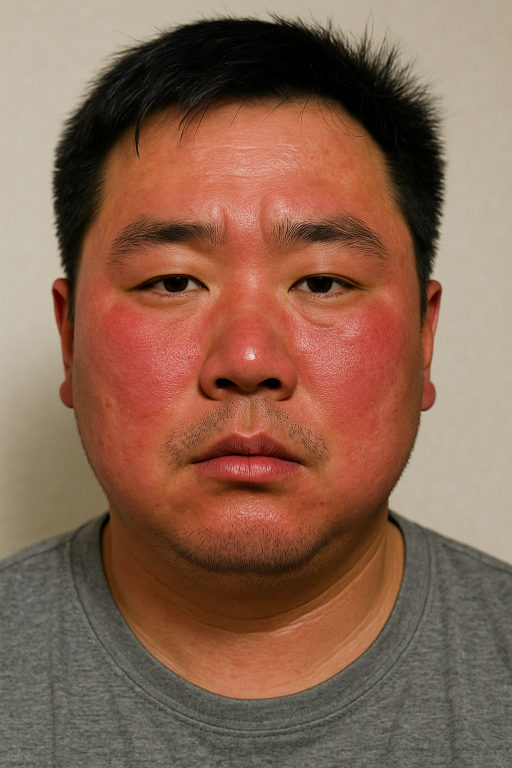
#> input picture app/services/images/ChatGPT.jpg, 1024 x 1536 px (shown at 1/2 size)
$ python -i complete_skin_analyzer.py   (imports and definitions only)
#> lines starting #> are read from the running program, lines starting #| are printed output that depends on the picture; after the words box and inside, x2 and y2 are one past the last pixel; in counts of white or black regions, pixels touching at a corner belong together
import cv2
import numpy as np
import tkinter as tk
from tkinter import filedialog, messagebox, ttk
from PIL import Image, ImageTk, ImageDraw, ImageFont
import os
from enum import Enum
from typing import Dict, Tuple, List, Optional
import threading


class FaceRegion(Enum):
    """面部區域定義"""
    FOREHEAD_TOP = "額頭上區"
    FOREHEAD_MIDDLE = "額頭中區"
    FOREHEAD_BOTTOM = "額頭下區"
    LEFT_CHEEK = "左臉頰"
    RIGHT_CHEEK = "右臉頰"
    CHIN = "下巴"
    NOSE = "鼻尖"
    PHILTRUM = "人中"
    RIGHT_NOSE_WING = "右鼻翼"
    LEFT_NOSE_WING = "左鼻翼"
    NOSE_TIP = "鼻頭(脾)"
    NOSE_ROOT = "鼻根(肺)"


class SkinCondition(Enum):
    """膚色狀態定義"""
    NORMAL = "正常"
    DARK = "發黑"
    RED = "發紅"
    PALE = "發白"
    YELLOW = "發黃"
    CYAN = "發青"


class FaceSkinAnalyzer:
    def __init__(self):
        self.face_cascade = None
        self.diagnosis_results = {}
        self.face_regions = {}
        self.current_face_rect = None
        self.init_face_detector()

    def init_face_detector(self):
        """初始化人臉檢測器"""
        try:
            # 嘗試載入OpenCV內建的人臉檢測器
            self.face_cascade = cv2.CascadeClassifier(cv2.data.haarcascades + 'haarcascade_frontalface_default.xml')
            if self.face_cascade.empty():
                raise Exception("無法載入人臉檢測模型")
            return True
        except Exception as e:
            print(f"人臉檢測器初始化失敗: {e}")
            return False

    def detect_faces(self, image):
        """檢測人臉"""
        gray = cv2.cvtColor(image, cv2.COLOR_BGR2GRAY)
        gray = cv2.equalizeHist(gray)

        faces = self.face_cascade.detectMultiScale(
            gray,
            scaleFactor=1.1,
            minNeighbors=3,
            minSize=(100, 100)
        )

        return faces

    def get_largest_face(self, faces):
        """獲取最大的人臉區域"""
        if len(faces) == 0:
            return None

        largest_face = faces[0]
        max_area = largest_face[2] * largest_face[3]

        for face in faces:
            area = face[2] * face[3]
            if area > max_area:
                max_area = area
                largest_face = face

        return largest_face

    def define_face_regions(self, face_rect):
        """定義面部各個區域（改進版）"""
        x, y, w, h = face_rect
        regions = {}

        # 額頭區域 - 分三等份
        forehead_height = h // 3
        forehead_segment_height = forehead_height // 3

        # 額頭上部
        regions[FaceRegion.FOREHEAD_TOP] = (
            x + w // 4, y, w // 2, forehead_segment_height
        )

        # 額頭中部
        regions[FaceRegion.FOREHEAD_MIDDLE] = (
            x + w // 4, y + forehead_segment_height, w // 2, forehead_segment_height
        )

        # 額頭下部
        regions[FaceRegion.FOREHEAD_BOTTOM] = (
            x + w // 4, y + 2 * forehead_segment_height, w // 2, forehead_segment_height
        )

        # 改進的臉頰區域定位
        cheek_y_start = y + h // 3 + h // 8  # 更精確的垂直位置
        cheek_height = h // 4  # 適中的高度
        cheek_width = w // 4  # 適中的寬度

        # 左臉頰 - 避開邊緣，確保在臉部內側
        regions[FaceRegion.LEFT_CHEEK] = (
            x + w // 8, cheek_y_start, cheek_width, cheek_height
        )

        # 右臉頰 - 確保對稱且在臉部內側
        regions[FaceRegion.RIGHT_CHEEK] = (
            x + w - w // 8 - cheek_width, cheek_y_start, cheek_width, cheek_height
        )

        # 鼻尖
        nose_size = w // 5
        regions[FaceRegion.NOSE] = (
            x + w // 2 - nose_size // 2, y + h // 2 - nose_size // 2, nose_size, nose_size
        )

        # 人中區域
        philtrum_width = w // 5
        philtrum_height = h // 11
        philtrum_y = y + int(h * 0.7)  # 從臉部60%的位置開始，更接近真實人中位置
        regions[FaceRegion.PHILTRUM] = (
            x + w // 2 - philtrum_width // 2, philtrum_y,
            philtrum_width, philtrum_height
        )

        # 下巴
        chin_y_start = y + int(h * 0.9)  # 從臉部80%的位置開始，避開嘴唇
        chin_height = h - (chin_y_start - y)  # 剩餘的高度
        chin_width = w // 3  # 縮小寬度，集中在下巴中央
        chin_x_start = x + w // 2 - chin_width // 2  # 居中對齊

        regions[FaceRegion.CHIN] = (
            chin_x_start, chin_y_start, chin_width, chin_height
        )

        # 右鼻翼
        regions[FaceRegion.RIGHT_NOSE_WING] = (
            x + w // 2, y + h // 2 - nose_size // 2, nose_size // 2, nose_size // 2
        )

        # 左鼻翼
        regions[FaceRegion.LEFT_NOSE_WING] = (
            x + w // 2 - nose_size // 2, y + h // 2 - nose_size // 2, nose_size // 2, nose_size // 2
        )

        # 鼻頭(脾)
        regions[FaceRegion.NOSE_TIP] = (
            x + w // 2 - nose_size // 4, y + h // 2, nose_size // 2, nose_size // 2
        )

        # 鼻根(肺)
        regions[FaceRegion.NOSE_ROOT] = (
            x + w // 2 - nose_size // 4, y + h // 3, nose_size // 2, nose_size // 2
        )

        return regions

    def analyze_skin_color_for_region(self, image, region_rect):
        """分析特定區域的膚色（改進版）"""
        x, y, w, h = region_rect

        # 確保區域在圖像範圍內
        x = max(0, x)
        y = max(0, y)
        w = min(image.shape[1] - x, w)
        h = min(image.shape[0] - y, h)

        if w <= 0 or h <= 0:
            return (153, 134, 117)  # 回傳預設膚色值

        region = image[y:y + h, x:x + w]

        # 高斯模糊去噪
        blurred = cv2.GaussianBlur(region, (7, 7), 0)

        # 轉換到多個色彩空間進行分析
        hsv = cv2.cvtColor(blurred, cv2.COLOR_BGR2HSV)
        lab = cv2.cvtColor(blurred, cv2.COLOR_BGR2LAB)

        # 計算平均亮度
        avg_brightness = np.mean(hsv[:, :, 2])

        # 改進的膚色範圍檢測
        if avg_brightness < 50:  # 低光照
            lower_skin = np.array([0, 5, 20])
            upper_skin = np.array([40, 255, 255])
        else:  # 正常光照
            lower_skin = np.array([0, 10, 40])
            upper_skin = np.array([40, 255, 255])

        # 進行膚色檢測
        skin_mask = cv2.inRange(hsv, lower_skin, upper_skin)

        # 改進的形態學處理
        kernel = cv2.getStructuringElement(cv2.MORPH_ELLIPSE, (5, 5))
        skin_mask = cv2.morphologyEx(skin_mask, cv2.MORPH_CLOSE, kernel)
        skin_mask = cv2.morphologyEx(skin_mask, cv2.MORPH_OPEN, kernel)

        # 如果膚色檢測失敗，使用更寬鬆的條件
        if cv2.countNonZero(skin_mask) < (w * h * 0.1):  # 如果檢測到的膚色區域太小
            # 使用更寬鬆的HSV範圍
            lower_skin_loose = np.array([0, 8, 30])
            upper_skin_loose = np.array([50, 255, 255])
            skin_mask = cv2.inRange(hsv, lower_skin_loose, upper_skin_loose)

            # 如果還是檢測不到，直接使用整個區域
            if cv2.countNonZero(skin_mask) == 0:
                skin_mask = np.ones((h, w), dtype=np.uint8) * 255

        # 提取膚色區域並計算平均顏色
        skin_region = cv2.bitwise_and(blurred, blurred, mask=skin_mask)
        mean_color = cv2.mean(skin_region, skin_mask)

        return mean_color[:3]  # 回傳BGR值

    def diagnose_skin_condition(self, mean_color):
        """根據RGB值判斷膚色狀態（增強版 - 包含發黃和發青）"""
        b, g, r = mean_color  # OpenCV使用BGR格式

        # 計算亮度和色彩特徵
        brightness = (r + g + b) / 3.0
        max_color = max(r, g, b)
        min_color = min(r, g, b)

        # 計算色彩飽和度
        saturation = (max_color - min_color) / max_color if max_color > 0 else 0

        # 計算各顏色分量比例
        total_color = r + g + b
        if total_color > 0:
            red_ratio = r / total_color
            green_ratio = g / total_color
            blue_ratio = b / total_color
        else:
            red_ratio = green_ratio = blue_ratio = 0.33

        # 判斷膚色狀態（優先級順序很重要）
        if brightness < 70:  # 發黑檢測
            return SkinCondition.DARK

        elif brightness > 200 and min_color > 150 and saturation < 0.1:  # 發白檢測
            return SkinCondition.PALE

        elif red_ratio > 0.42 and r > 150:  # 原為0.45/150，調整為0.42/140
            return SkinCondition.RED

        elif (green_ratio > red_ratio and green_ratio > blue_ratio and
              green_ratio > 0.38 and g > 130):  # 發黃檢測
            # 黃色是紅+綠，但綠色成分更突出
            if red_ratio > 0.3:  # 確保有足夠的紅色成分形成黃色
                return SkinCondition.YELLOW

        elif (blue_ratio > red_ratio and blue_ratio > green_ratio and
              blue_ratio > 0.38 and b > 130):  # 發青檢測
            # 青色是綠+藍，但藍色成分更突出
            if green_ratio > 0.25:  # 確保有足夠的綠色成分形成青色
                return SkinCondition.CYAN

        else:
            return SkinCondition.NORMAL

    # [90 lines left out: function get_organ_diagnosis, not called in this run]

    def draw_face_regions(self, image):
        """在圖像上繪製面部區域"""
        if not self.face_regions or self.current_face_rect is None:
            return image

        # 複製圖像以避免修改原圖
        annotated_image = image.copy()

        # 定義顏色對應
        condition_colors = {
            SkinCondition.NORMAL: (0, 255, 0),  # 綠色
            SkinCondition.DARK: (0, 0, 139),  # 深藍色
            SkinCondition.RED: (0, 0, 255),  # 紅色
            SkinCondition.PALE: (255, 255, 255),  # 白色
            SkinCondition.YELLOW: (0, 255, 255),  # 黃色
            SkinCondition.CYAN: (255, 255, 0)  # 青色
        }

        # 為每個區域繪製框線和標籤
        for region, region_rect in self.face_regions.items():
            x, y, w, h = region_rect

            # 獲取該區域的診斷結果
            condition = self.diagnosis_results.get(region, SkinCondition.NORMAL)
            color = condition_colors.get(condition, (0, 255, 0))

            # 繪製矩形框
            thickness = 3 if condition != SkinCondition.NORMAL else 2
            cv2.rectangle(annotated_image, (x, y), (x + w, y + h), color, thickness)

            # 添加標籤背景
            label_text = region.value
            font = cv2.FONT_HERSHEY_SIMPLEX
            font_scale = 0.4
            font_thickness = 1

            # 計算文字大小
            (text_width, text_height), baseline = cv2.getTextSize(label_text, font, font_scale, font_thickness)

            # 繪製標籤背景
            cv2.rectangle(annotated_image,
                          (x, y - text_height - 5),
                          (x + text_width + 5, y),
                          color, -1)

            # 繪製標籤文字
            text_color = (0, 0, 0) if condition in [SkinCondition.PALE, SkinCondition.YELLOW, SkinCondition.CYAN] else (255, 255, 255)
            cv2.putText(annotated_image, label_text, (x + 2, y - 2),
                        font, font_scale, text_color, font_thickness, cv2.LINE_AA)

        return annotated_image

    def process_and_analyze_face(self, image):
        """完整的圖像處理和人臉分析流程"""
        self.diagnosis_results.clear()
        self.face_regions.clear()
        self.current_face_rect = None

        # 檢測人臉
        faces = self.detect_faces(image)

        if len(faces) == 0:
            return None, "未能檢測到面部。\n\n請確保：\n• 臉部完整且清晰可見\n• 光線充足且均勻\n• 避免過暗或逆光\n• 正對鏡頭\n\n調整後重新拍攝或選擇照片。", None

        # 獲取最大的人臉區域
        largest_face = self.get_largest_face(faces)
        self.current_face_rect = largest_face

        # 定義面部區域
        self.face_regions = self.define_face_regions(largest_face)

        # 分析每個區域
        for region, region_rect in self.face_regions.items():
            # 分析該區域的膚色
            mean_color = self.analyze_skin_color_for_region(image, region_rect)

            # 判斷此膚色狀態
            condition = self.diagnose_skin_condition(mean_color)

            # 儲存診斷結果
            self.diagnosis_results[region] = condition

        # 計算整體膚色RGB值
        overall_color = self.analyze_skin_color_for_region(image, largest_face)

        # 生成帶有區域標註的圖像
        annotated_image = self.draw_face_regions(image)

        return overall_color, None, annotated_image

    # [24 lines left out: function get_diagnosis_text, not called in this run]


class FaceSkinAnalysisGUI:
    # [275 lines left out: functions __init__, setup_ui, toggle_region_display, select_image, process_image_file, analyze_image and 7 more, not called in this run]

    def run(self):
        """執行應用程式"""
        self.root.mainloop()


# [7 lines left out: function main, not called in this run]


# [2 lines not run here, left out]

>>> import cv2
>>> picture = cv2.imread('app/services/images/ChatGPT.jpg')
#> picture is the input picture: shape (1536, 1024, 3); mean B, G, R 81.3, 100.7, 136.5
>>> result = FaceSkinAnalyzer().process_and_analyze_face(picture)
#> in detect_faces, `gray = cv2.cvtColor(image, cv2.COLOR_BGR2GRAY)`:
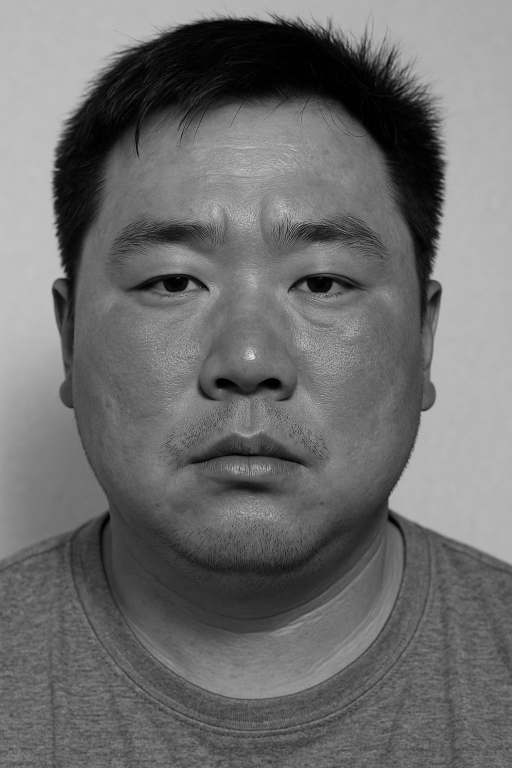
#> gray: shape (1536, 1024) (shown at 1/2 size); min 0, max 246, mean 109.2
#> in detect_faces, `gray = cv2.equalizeHist(gray)`:
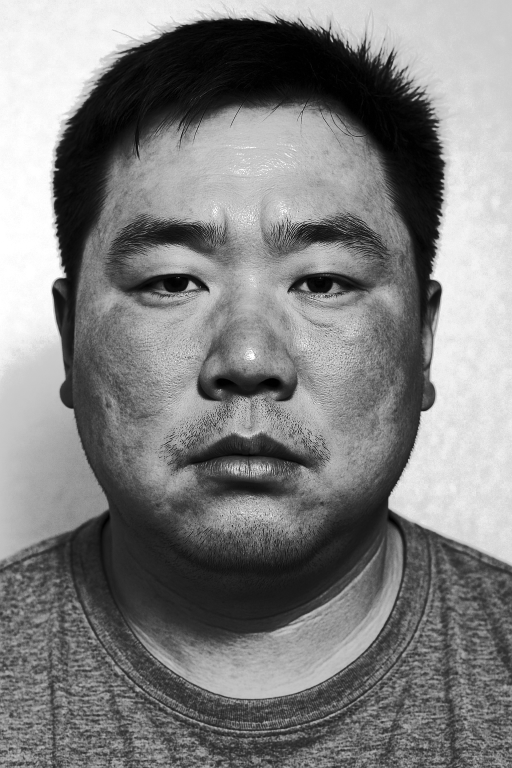
#> gray: shape (1536, 1024) (shown at 1/2 size); min 0, max 255, mean 127.8
#> in detect_faces, `faces = self.face_cascade.detectMultiScale( gray, scaleFactor=1.1, min..`: faces = [[91, 214, 820, 820]]
#> in get_largest_face, `largest_face = faces[0]`: largest_face = [91, 214, 820, 820]
#> in get_largest_face, `max_area = largest_face[2] * largest_face[3]`: max_area = 672400
#> the loop in get_largest_face, `for face in faces:` made 1 pass
#> (face, area) on pass 1: ([91, 214, 820, 820], 672400)
#> in process_and_analyze_face, `largest_face = self.get_largest_face(faces)`: largest_face = [91, 214, 820, 820]
#> in define_face_regions, `x, y, w, h = face_rect`: x = 91; y = 214; w = 820
#> in define_face_regions, `forehead_height = h // 3`: forehead_height = 273
#> in define_face_regions, `forehead_segment_height = forehead_height // 3`: forehead_segment_height = 91
#> in define_face_regions, `cheek_y_start = y + h // 3 + h // 8`: cheek_y_start = 589
#> in define_face_regions, `cheek_height = h // 4`: cheek_height = 205
#> in define_face_regions, `nose_size = w // 5`: nose_size = 164
#> in define_face_regions, `philtrum_height = h // 11`: philtrum_height = 74
#> in define_face_regions, `philtrum_y = y + int(h * 0.7)`: philtrum_y = 788
#> in define_face_regions, `chin_y_start = y + int(h * 0.9)`: chin_y_start = 952
#> in define_face_regions, `chin_height = h - (chin_y_start - y)`: chin_height = 82
#> in define_face_regions, `chin_width = w // 3`: chin_width = 273
#> in define_face_regions, `chin_x_start = x + w // 2 - chin_width // 2`: chin_x_start = 365
#> in process_and_analyze_face, `self.face_regions = self.define_face_regions(largest_face)`: self.face_regions = 12 items
#> the loop in process_and_analyze_face, `for region, region_rect in self.face_regions.items():` made 12 passes
#> (x in analyze_skin_color_for_region, y in analyze_skin_color_for_region, w in analyze_skin_color_for_region, h in analyze_skin_color_for_region, avg_brightness in analyze_skin_color_for_region, b in diagnose_skin_condition, g in diagnose_skin_condition, r in diagnose_skin_condition) on passes 1 to 8: (296, 214, 410, 91, 173.4, 69.86, 102, 175.7), (296, 305, 410, 91, 204.5, 86.75, 116.8, 204.5), (296, 396, 410, 91, 161, 72.17, 95, 162.5), (193, 589, 205, 205, 187.3, 70.9, 89.71, 187.3), (604, 589, 205, 205, 186.3, 72.41, 90.99, 186.3), (419, 542, 164, 164, 189.1, 67.42, 94.87, 189.1), (419, 788, 164, 74, 166.6, 65.15, 94.42, 166.6), (365, 952, 273, 82, 155.3, 46.67, 74.95, 155.3)
#> pass 1, in analyze_skin_color_for_region, `region = image[y:y + h, x:x + w]`:
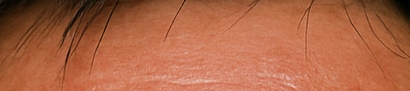
#> region: shape (91, 410, 3); mean B, G, R 68.9, 100.7, 173.3
#> in analyze_skin_color_for_region (call 13), `x, y, w, h = region_rect`: x = 91; y = 214; w = 820
#> in analyze_skin_color_for_region (call 13), `region = image[y:y + h, x:x + w]`:
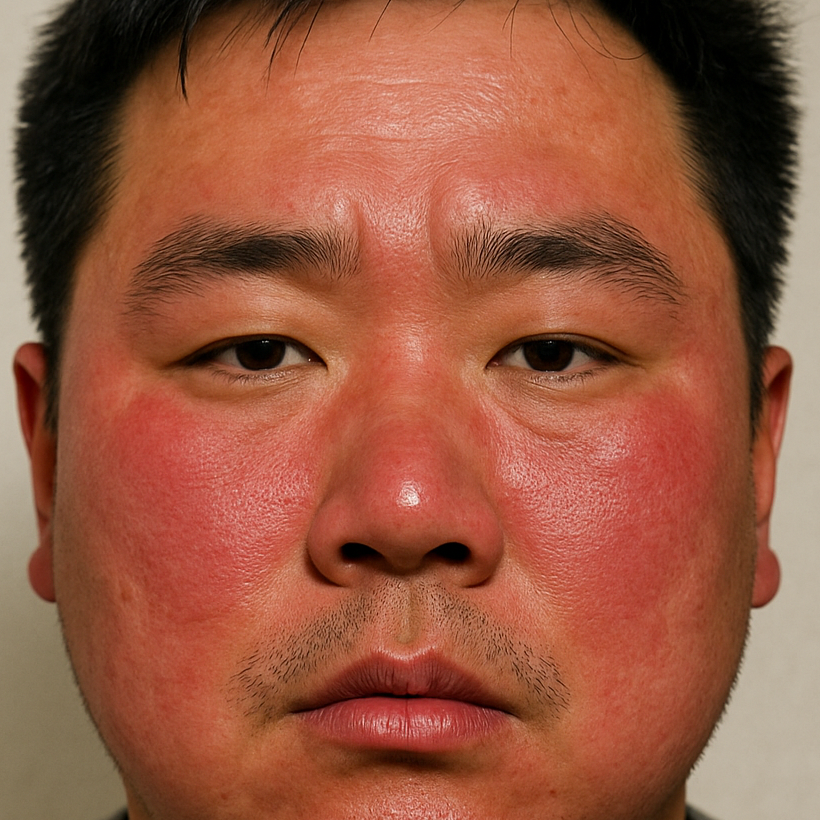
#> region: shape (820, 820, 3); mean B, G, R 64.6, 88.1, 151.4
#> in analyze_skin_color_for_region (call 13), `avg_brightness = np.mean(hsv[:, :, 2])`: avg_brightness = 151.4
#> in analyze_skin_color_for_region (call 13), `skin_mask = cv2.inRange(hsv, lower_skin, upper_skin)`:
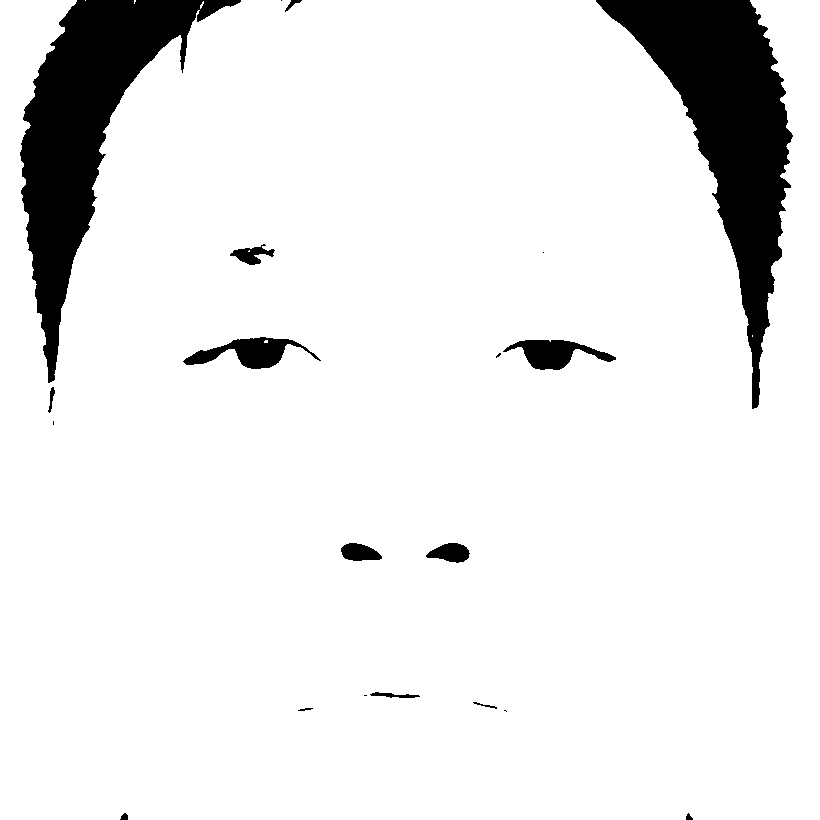
#> skin_mask: shape (820, 820); 91.3% white; 20 black regions (6 under 20 px), largest, box (x1, y1, x2, y2) and area: (596, 0, 793, 409) 27264, (20, 0, 241, 383) 25844, (183, 337, 321, 369) 1910
#> in analyze_skin_color_for_region (call 13), `skin_region = cv2.bitwise_and(blurred, blurred, mask=skin_mask)`:
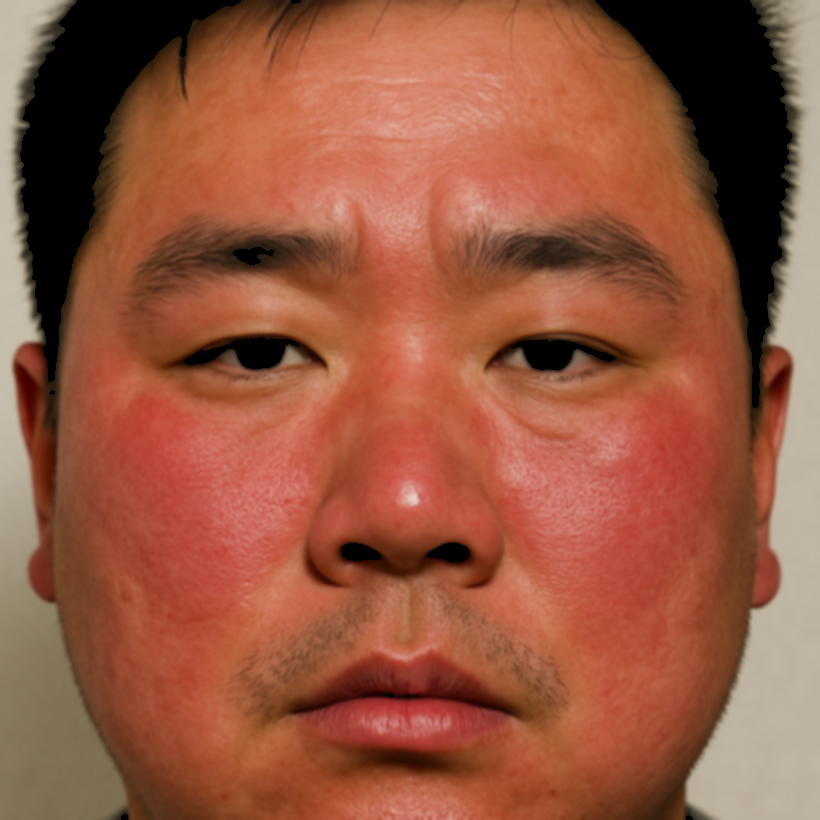
#> skin_region: shape (820, 820, 3); mean B, G, R 63.9, 87, 150.1
#> in analyze_skin_color_for_region (call 13), `mean_color = cv2.mean(skin_region, skin_mask)`: mean_color = (69.99, 95.27, 164.3, 0)
#> in process_and_analyze_face, `overall_color = self.analyze_skin_color_for_region(image, largest_face)`: overall_color = (69.99, 95.27, 164.3)
#> the loop in draw_face_regions, `for region, region_rect in self.face_regions.items():` made 12 passes
#> (x, y, w, h, label_text, text_width) on passes 1 to 8: (296, 214, 410, 91, '額頭上區', 87), (296, 305, 410, 91, '額頭中區', 87), (296, 396, 410, 91, '額頭下區', 87), (193, 589, 205, 205, '左臉頰', 66), (604, 589, 205, 205, '右臉頰', 66), (419, 542, 164, 164, '鼻尖', 44), (419, 788, 164, 74, '人中', 44), (365, 952, 273, 82, '下巴', 44)
#> after the loop in draw_face_regions, `for region, region_rect in self.face_regions.items():`:
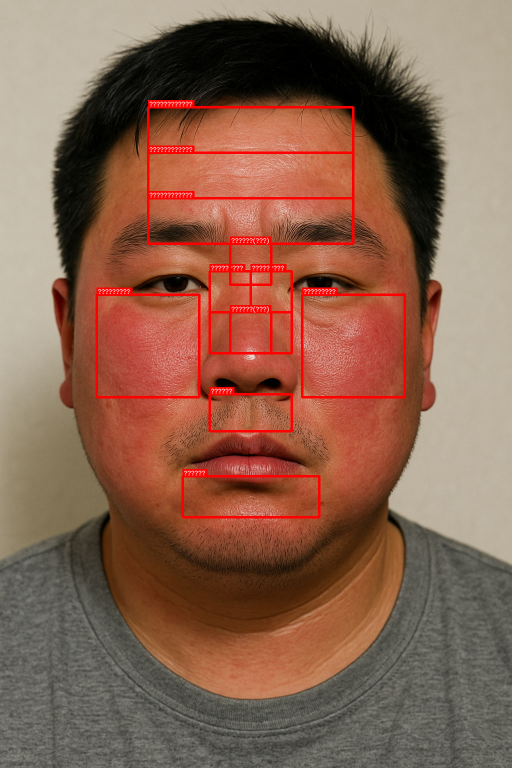
#> annotated_image: shape (1536, 1024, 3) (shown at 1/2 size); 2.61% of pixels changed, all inside (x1, y1, x2, y2) = (191, 200, 812, 1037)
